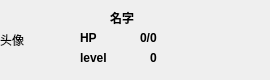
<?xml version="1.0" encoding="UTF-8"?>
<ui version="4.0">
 <class>TufeiListItem</class>
 <widget class="QWidget" name="TufeiListItem">
  <property name="geometry">
   <rect>
    <x>0</x>
    <y>0</y>
    <width>270</width>
    <height>80</height>
   </rect>
  </property>
  <property name="minimumSize">
   <size>
    <width>270</width>
    <height>80</height>
   </size>
  </property>
  <property name="maximumSize">
   <size>
    <width>270</width>
    <height>80</height>
   </size>
  </property>
  <property name="windowTitle">
   <string>Form</string>
  </property>
  <widget class="QLabel" name="lb_tufeiLevelVal">
   <property name="geometry">
    <rect>
     <x>150</x>
     <y>50</y>
     <width>68</width>
     <height>15</height>
    </rect>
   </property>
   <property name="font">
    <font>
     <weight>75</weight>
     <bold>true</bold>
    </font>
   </property>
   <property name="text">
    <string>0</string>
   </property>
  </widget>
  <widget class="QLabel" name="lb_tufeiBackGround">
   <property name="geometry">
    <rect>
     <x>0</x>
     <y>0</y>
     <width>271</width>
     <height>80</height>
    </rect>
   </property>
   <property name="text">
    <string/>
   </property>
  </widget>
  <widget class="QLabel" name="lb_tufeiHpValue">
   <property name="geometry">
    <rect>
     <x>140</x>
     <y>30</y>
     <width>61</width>
     <height>16</height>
    </rect>
   </property>
   <property name="font">
    <font>
     <weight>75</weight>
     <bold>true</bold>
    </font>
   </property>
   <property name="text">
    <string>0/0</string>
   </property>
  </widget>
  <widget class="QLabel" name="lb_tufeiName">
   <property name="geometry">
    <rect>
     <x>110</x>
     <y>10</y>
     <width>72</width>
     <height>15</height>
    </rect>
   </property>
   <property name="font">
    <font>
     <weight>75</weight>
     <italic>false</italic>
     <bold>true</bold>
    </font>
   </property>
   <property name="text">
    <string>名字</string>
   </property>
  </widget>
  <widget class="QLabel" name="lb_tufeiLevel">
   <property name="geometry">
    <rect>
     <x>80</x>
     <y>50</y>
     <width>51</width>
     <height>16</height>
    </rect>
   </property>
   <property name="font">
    <font>
     <weight>75</weight>
     <bold>true</bold>
    </font>
   </property>
   <property name="text">
    <string>level</string>
   </property>
  </widget>
  <widget class="QLabel" name="lb_tufeiIcon">
   <property name="geometry">
    <rect>
     <x>0</x>
     <y>0</y>
     <width>70</width>
     <height>80</height>
    </rect>
   </property>
   <property name="text">
    <string>头像</string>
   </property>
  </widget>
  <widget class="QLabel" name="lb_tufeiHp">
   <property name="geometry">
    <rect>
     <x>80</x>
     <y>30</y>
     <width>31</width>
     <height>16</height>
    </rect>
   </property>
   <property name="font">
    <font>
     <weight>75</weight>
     <bold>true</bold>
    </font>
   </property>
   <property name="text">
    <string>HP</string>
   </property>
  </widget>
  <widget class="QLabel" name="lb_tufeiFinger">
   <property name="geometry">
    <rect>
     <x>190</x>
     <y>0</y>
     <width>80</width>
     <height>80</height>
    </rect>
   </property>
   <property name="font">
    <font>
     <weight>75</weight>
     <bold>true</bold>
    </font>
   </property>
   <property name="text">
    <string/>
   </property>
  </widget>
  <zorder>lb_tufeiBackGround</zorder>
  <zorder>lb_tufeiHpValue</zorder>
  <zorder>lb_tufeiName</zorder>
  <zorder>lb_tufeiLevel</zorder>
  <zorder>lb_tufeiIcon</zorder>
  <zorder>lb_tufeiHp</zorder>
  <zorder>lb_tufeiFinger</zorder>
  <zorder>lb_tufeiLevelVal</zorder>
 </widget>
 <resources/>
 <connections/>
</ui>
